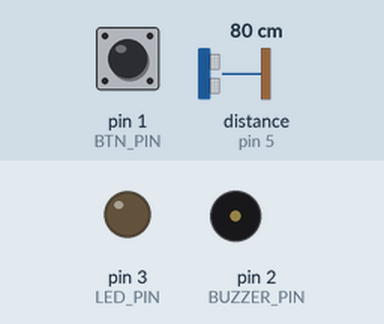
Simulated run of this sketch. Board: Arduino Uno, built with avr-gcc and run on an emulated ATmega328P. Shown: output pins drawn as LEDs (lit = HIGH), buzzer (waves = sounding). Wiring (inferred from the names in the program): ultrasonic range finder: trigger pin 4; echo pin 5. Dashed ring = blinking. The test bench sets the inputs (shaded band); at power-on: distance to the obstacle (sensor on pin 5) 80 cm, pin 1 (BTN_PIN) LOW. The echo pulse lasts 58.3 µs per cm; pins used as bus, display or sensor lines are not drawn.

Above: at 1.2 s.
1.3 s: distance to the obstacle (sensor on pin 5) set to 33 cm
2.8 s: distance to the obstacle (sensor on pin 5) set to 28 cm
At 3.5 s:
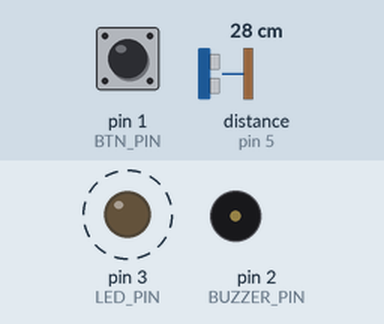
Timing chart, 0 to 11.8 s (numbered marks = the images above; inputs shaded):
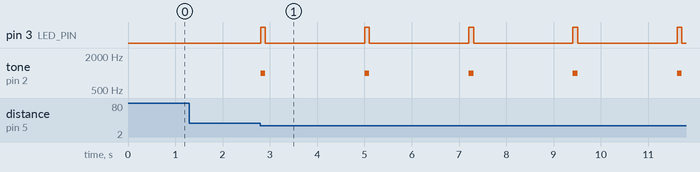

Measured:
- the behaviour switches between 31 and 30 cm on distance to the obstacle (sensor on pin 5) (found by bisection; images 0 and 1)
- after the input at 1.3 s, every drawn part: stays the same
- after the input at 2.8 s, pin 3 (LED_PIN): alternates HIGH for 0.10 s and LOW for 2.1 s, starting at once; tone on pin 2 (BUZZER_PIN): alternates 1000 Hz for 0.10 s and silent for 2.1 s, starting at once

The sketch:

main.ino
```cpp
// -- CONSTANTES -- //

// Pinos dos componentes
const int BTN_PIN = 1;
const int BUZZER_PIN = 2;
const int LED_PIN = 3;
const int TRIG_PIN = 4;
const int ECHO_PIN = 5;

// Valores
const int INTRUD_TONE = 1000;

// -- FUNCOES --
void setup() {
  pinMode(BTN_PIN, INPUT);
  pinMode(BUZZER_PIN, OUTPUT);
  pinMode(LED_PIN, OUTPUT);
  pinMode(ECHO_PIN, INPUT);
  pinMode(TRIG_PIN, OUTPUT);
}

// Pisca o led e o som do alarme ate que o botao seja pressionado
void tocaAlarme(int freq) {
  do {
    digitalWrite(LED_PIN, HIGH);
    tone(BUZZER_PIN, freq);
    delay(100);

    digitalWrite(LED_PIN, LOW);
    noTone(BUZZER_PIN);
    delay(100);
  } while (digitalRead(BTN_PIN));

  // Delay no loop para evitar bugs no sensor e evitar disparar novamente
  delay(2000);
}

// Loop (funcao principal)
void loop() {
  // Disparo do sensor ultrassonico
  digitalWrite(TRIG_PIN, LOW);
  delayMicroseconds(2);
  digitalWrite(TRIG_PIN, HIGH);
  delayMicroseconds(10);
  digitalWrite(TRIG_PIN, LOW);

  // Com base na duracao, calcula a distancia do objeto
  long duration = pulseIn(ECHO_PIN, HIGH);
  int distance = duration * 0.034 / 2;

  // Se distancia < 30cm e > 0 (evitar erros)
  if (distance < 30 && distance > 0) {
    tocaAlarme(INTRUD_TONE);
  }
}
```
